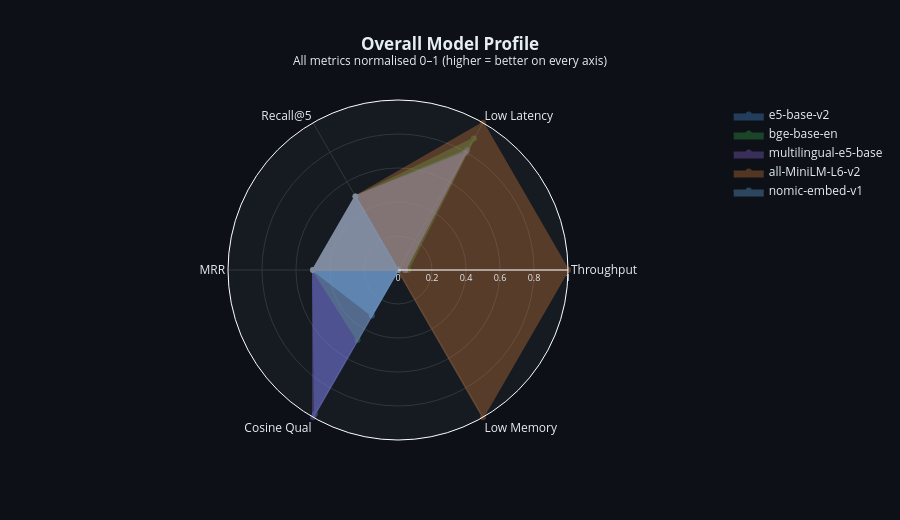

The code cell stored with this chart in its notebook:
### Code cell
# ── Radar chart — overall profile per model ──────────────────────────
def minmax_norm(s, invert=False):
    lo, hi = s.min(), s.max()
    if hi == lo: return [0.5]*len(s)
    n = (s - lo)/(hi - lo)
    return (1-n).tolist() if invert else n.tolist()

axes = {
    'Throughput':  minmax_norm(df['throughput_docs_s']),
    'Low Latency': minmax_norm(df['latency_ms_mean'], invert=True),
    'Recall@5':    minmax_norm(df['recall@5']),
    'MRR':         minmax_norm(df['mrr']),
    'Cosine Qual': minmax_norm(df['avg_top_cosine']),
    'Low Memory':  minmax_norm(df['memory_mb'], invert=True),
}
cats = list(axes.keys()) + [list(axes.keys())[0]]

fig_r = go.Figure()
for i, mn in enumerate(model_names):
    vals = [axes[a][i] for a in list(axes.keys())] + [axes[list(axes.keys())[0]][i]]
    fig_r.add_trace(go.Scatterpolar(r=vals, theta=cats, fill='toself', name=mn,
        line_color=COLORS[i], fillcolor=COLORS[i], opacity=0.3))

fig_r.update_layout(
    title=dict(text='<b>Overall Model Profile</b><br><sup>All metrics normalised 0–1 (higher = better on every axis)</sup>', x=0.5),
    polar=dict(bgcolor='#161b22',
               radialaxis=dict(visible=True, range=[0,1], gridcolor='#30363d', tickfont_size=9),
               angularaxis=dict(gridcolor='#30363d')),
    paper_bgcolor='#0d1117', font=dict(color='#e6edf3'), height=520,
)
fig_r.show()

### Figure 1 — Plotly figure (JSON) as saved in the notebook; plotly's stock layout.template omitted (floating-point values rounded to 4 significant figures)
{"data": [{"fill": "toself", "fillcolor": "#58a6ff", "line": {"color": "#58a6ff"}, "name": "e5-base-v2", "opacity": 0.3, "r": [0.04247, 0.814, 0.5, 0.5, 0.9776, 0, 0.04247], "theta": ["Throughput", "Low Latency", "Recall@5", "MRR", "Cosine Qual", "Low Memory", "Throughput"], "type": "scatterpolar"}, {"fill": "toself", "fillcolor": "#3fb950", "line": {"color": "#3fb950"}, "name": "bge-base-en", "opacity": 0.3, "r": [0.05792, 0.8933, 0.5, 0.5, 0.4763, 0, 0.05792], "theta": ["Throughput", "Low Latency", "Recall@5", "MRR", "Cosine Qual", "Low Memory", "Throughput"], "type": "scatterpolar"}, {"fill": "toself", "fillcolor": "#a371f7", "line": {"color": "#a371f7"}, "name": "multilingual-e5-base", "opacity": 0.3, "r": [0.04006, 0.7969, 0.5, 0.5, 1, 0, 0.04006], "theta": ["Throughput", "Low Latency", "Recall@5", "MRR", "Cosine Qual", "Low Memory", "Throughput"], "type": "scatterpolar"}, {"fill": "toself", "fillcolor": "#f0883e", "line": {"color": "#f0883e"}, "name": "all-MiniLM-L6-v2", "opacity": 0.3, "r": [1, 1, 0.5, 0.5, 0, 1, 1], "theta": ["Throughput", "Low Latency", "Recall@5", "MRR", "Cosine Qual", "Low Memory", "Throughput"], "type": "scatterpolar"}, {"fill": "toself", "fillcolor": "#79c0ff", "line": {"color": "#79c0ff"}, "name": "nomic-embed-v1", "opacity": 0.3, "r": [0, 0, 0.5, 0.5, 0.3082, 0, 0], "theta": ["Throughput", "Low Latency", "Recall@5", "MRR", "Cosine Qual", "Low Memory", "Throughput"], "type": "scatterpolar"}], "layout": {"font": {"color": "#e6edf3"}, "height": 520, "paper_bgcolor": "#0d1117", "polar": {"angularaxis": {"gridcolor": "#30363d"}, "bgcolor": "#161b22", "radialaxis": {"gridcolor": "#30363d", "range": [0, 1], "tickfont": {"size": 9}, "visible": true}}, "title": {"text": "<b>Overall Model Profile</b><br><sup>All metrics normalised 0–1 (higher = better on every axis)</sup>", "x": 0.5}}}
